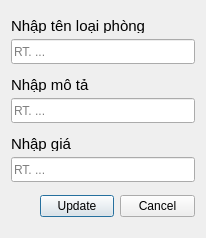
<?xml version="1.0" encoding="UTF-8"?>
<ui version="4.0">
 <class>Editroomtype</class>
 <widget class="QDialog" name="Editroomtype">
  <property name="geometry">
   <rect>
    <x>0</x>
    <y>0</y>
    <width>206</width>
    <height>238</height>
   </rect>
  </property>
  <property name="windowTitle">
   <string>Dialog</string>
  </property>
  <layout class="QVBoxLayout" name="verticalLayout_6">
   <item>
    <layout class="QVBoxLayout" name="verticalLayout_3">
     <item>
      <widget class="QLabel" name="label_3">
       <property name="maximumSize">
        <size>
         <width>16777215</width>
         <height>15</height>
        </size>
       </property>
       <property name="font">
        <font>
         <pointsize>11</pointsize>
        </font>
       </property>
       <property name="text">
        <string>Nhập tên loại phòng</string>
       </property>
      </widget>
     </item>
     <item>
      <widget class="QLineEdit" name="newname">
       <property name="minimumSize">
        <size>
         <width>0</width>
         <height>25</height>
        </size>
       </property>
       <property name="placeholderText">
        <string>RT. ...</string>
       </property>
      </widget>
     </item>
    </layout>
   </item>
   <item>
    <layout class="QVBoxLayout" name="verticalLayout_4">
     <item>
      <widget class="QLabel" name="label_4">
       <property name="maximumSize">
        <size>
         <width>16777215</width>
         <height>15</height>
        </size>
       </property>
       <property name="font">
        <font>
         <pointsize>11</pointsize>
        </font>
       </property>
       <property name="text">
        <string>Nhập mô tả</string>
       </property>
      </widget>
     </item>
     <item>
      <widget class="QLineEdit" name="newdes">
       <property name="minimumSize">
        <size>
         <width>0</width>
         <height>25</height>
        </size>
       </property>
       <property name="placeholderText">
        <string>RT. ...</string>
       </property>
      </widget>
     </item>
    </layout>
   </item>
   <item>
    <layout class="QVBoxLayout" name="verticalLayout_5">
     <item>
      <widget class="QLabel" name="label_5">
       <property name="maximumSize">
        <size>
         <width>16777215</width>
         <height>15</height>
        </size>
       </property>
       <property name="font">
        <font>
         <pointsize>11</pointsize>
        </font>
       </property>
       <property name="text">
        <string>Nhập giá</string>
       </property>
      </widget>
     </item>
     <item>
      <widget class="QLineEdit" name="newprice">
       <property name="minimumSize">
        <size>
         <width>0</width>
         <height>25</height>
        </size>
       </property>
       <property name="placeholderText">
        <string>RT. ...</string>
       </property>
      </widget>
     </item>
    </layout>
   </item>
   <item>
    <layout class="QHBoxLayout" name="horizontalLayout_3">
     <item>
      <spacer name="horizontalSpacer_2">
       <property name="orientation">
        <enum>Qt::Orientation::Horizontal</enum>
       </property>
       <property name="sizeHint" stdset="0">
        <size>
         <width>40</width>
         <height>20</height>
        </size>
       </property>
      </spacer>
     </item>
     <item>
      <layout class="QHBoxLayout" name="horizontalLayout_4">
       <item>
        <widget class="QPushButton" name="Update">
         <property name="minimumSize">
          <size>
           <width>55</width>
           <height>18</height>
          </size>
         </property>
         <property name="styleSheet">
          <string notr="true">QPushButton{
/background-color: #34D481;
/color:white;
/border:none;
/border-radius: 8px;
/font-weight:bold;
/font-size: 10px;
}</string>
         </property>
         <property name="text">
          <string>Update</string>
         </property>
         <property name="checkable">
          <bool>true</bool>
         </property>
        </widget>
       </item>
       <item>
        <widget class="QPushButton" name="pushButton_3">
         <property name="minimumSize">
          <size>
           <width>18</width>
           <height>18</height>
          </size>
         </property>
         <property name="styleSheet">
          <string notr="true">QPushButton{
/background-color: #585858;
/color:white;
/border:none;
/border-radius: 8px;
/font-weight:bold;
/font-size: 10px;
}</string>
         </property>
         <property name="text">
          <string>Cancel</string>
         </property>
         <property name="checkable">
          <bool>true</bool>
         </property>
        </widget>
       </item>
      </layout>
     </item>
    </layout>
   </item>
  </layout>
 </widget>
 <resources/>
 <connections/>
</ui>
